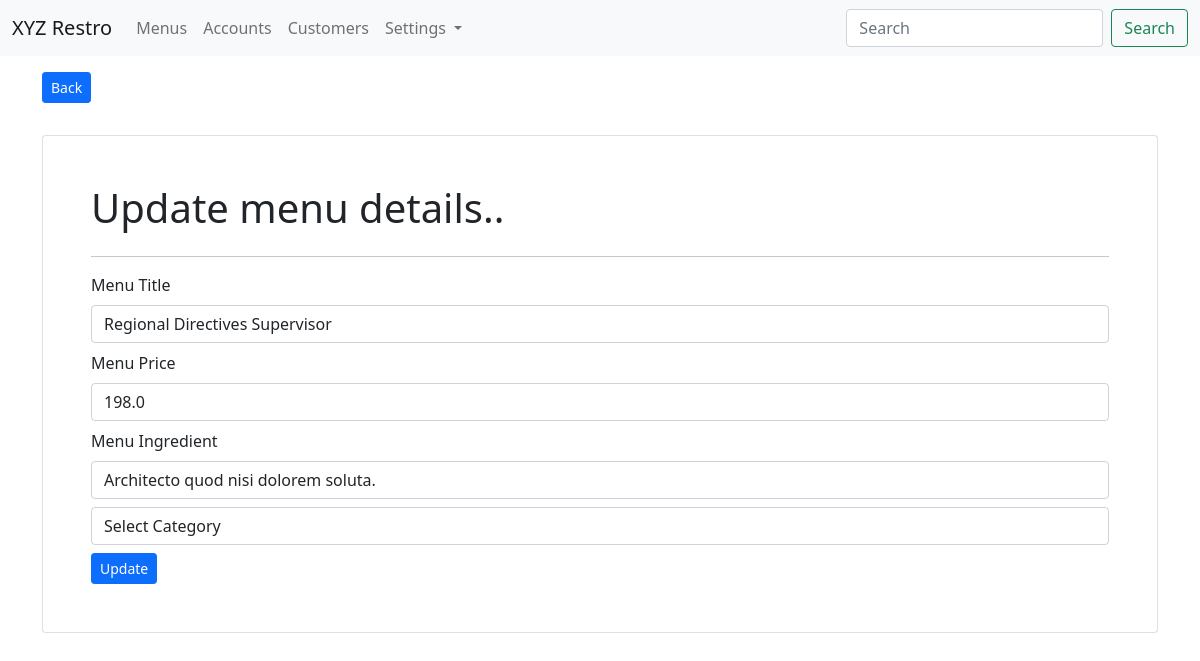
Screenshot of /menus/edit/16/ (signed in) with the database file from the repository.
### app_menus/models.py (models this page shows, shortened)
class Menu(models.Model):
    menu_title = models.CharField(max_length=100)
    menu_price = models.FloatField(default=0.00)
    menu_ingredient = models.CharField(max_length=100)
    menu_category = models.ForeignKey(Category, on_delete=models.CASCADE)
    menu_img = models.FileField(upload_to="images/menus/", blank=True, null=True)
    menu_created_at = models.DateTimeField(auto_now_add=True)
    is_active = models.BooleanField(default=True)
    class Meta:
        db_table = "restro_menus"
        ordering = ["-menu_title"]

### app_menus/views.py (the view)
# urls.py: path('edit/<int:id>/', views.edit_menu, name='menu-edit'),
@login_required(login_url='/login/')
def edit_menu(request, id):
    menu_obj = Menu.objects.get(id=id)
    category_obj = Category.objects.all()
    context = {"data": menu_obj, "categories": category_obj}
    if request.method == "POST":
        menu_obj = MenuCreateForm(data=request.POST, instance=menu_obj)
        if menu_obj.is_valid():
            menu_obj.save()
            return redirect("menu-edit", id) # redirecting to url having id
    return render(request, 'menus/edit_menu.html', context)

### templates/menus/edit_menu.html (shortened to what this page needs)
{% extends 'layouts/master.html' %}
{% block content %}
<div class="container">
    <a href="{% url 'menu-list' %}" class="btn btn-sm btn-primary mb-3 mt-3">Back</a>
    <div class="card p-5 mt-3">
        <h1>Update menu details..</h1>
        <hr>
        <form action="{% url 'menu-edit' data.id %}" method="post">
            <div class="form-group mb-2">
                <label for="menu_title">Menu Title</label>
                <input type="text" name="menu_title" class="form-control mt-2" value="{{ data.menu_title }}">
            </div>
            <div class="form-group mb-2">
                <label for="menu_price">Menu Price</label>
                <input type="number" name="menu_price" class="form-control mt-2" value="{{ data.menu_price }}">
            </div>
            <div class="form-group mb-2">
                <label for="menu_ingredient">Menu Ingredient</label>
                <input type="text" name="menu_ingredient" class="form-control mt-2" value="{{ data.menu_ingredient }}">
            </div>
            <div class="form-group mb-2">
                <select name="menu_category" class="form-control mt-2">
                    <option value="0">Select Category</option>
                </select>
            </div>
            <input type="submit" value="Update" class="btn btn-primary btn-sm">
        </form>
    </div>
</div>
{% endblock %}

### rows the page displays
Menu: menu_title "Regional Directives Supervisor", menu_price "198.0", menu_ingredient "Architecto quod nisi dolorem soluta."
